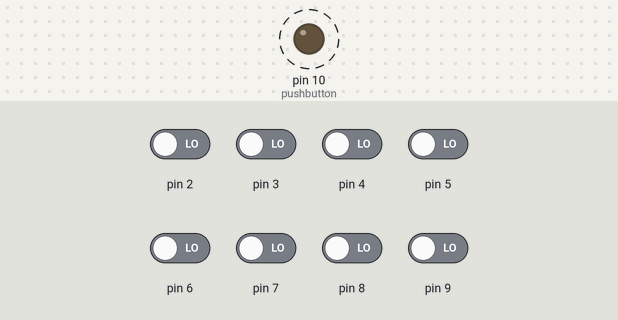
Recording of a sketch running on a simulated Arduino Uno, built with avr-gcc and run on an emulated ATmega328P. On the bench: output pins drawn as LEDs (lit = HIGH). Dashed ring = blinking. The test bench sets the inputs (shaded band); at power-on: pin 2–9 LOW. What the sketch prints to the serial monitor is not drawn.

Above: at 0.2 s.
Timing chart, 0 to 3.0 s (numbered marks = the images above):
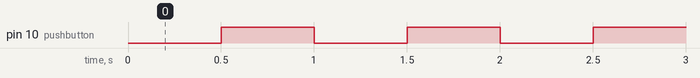

The sketch:

proyectoArduino.ino
```cpp
int b[8];
int expo;
int grado;
int i;
void setup() {
  Serial.begin(9600);
  pinMode(10,OUTPUT);//pushbutton

  for (i = 0; i < 8; i++) {
    pinMode(i+2, INPUT);
  }
}

void loop() {
  digitalWrite(10,LOW);
  delay(500);

  for (i = 0; i < 8; i++) {
    b[i] = digitalRead(i+2);
  }

  for (i = 0 ; i < 8 ; i++) {
    if(b[i] == HIGH) {
      expo = expo+pow(2,i);
    }
  }

  grado = ((expo*100)/255) ;

  Serial.println(grado);

  grado = 0;
  expo = 0;

  digitalWrite(10,HIGH);
  delay(500);
}
```

Measured:
- by itself, pin 10 (pushbutton): alternates HIGH for 0.50 s and LOW for 0.50 s
